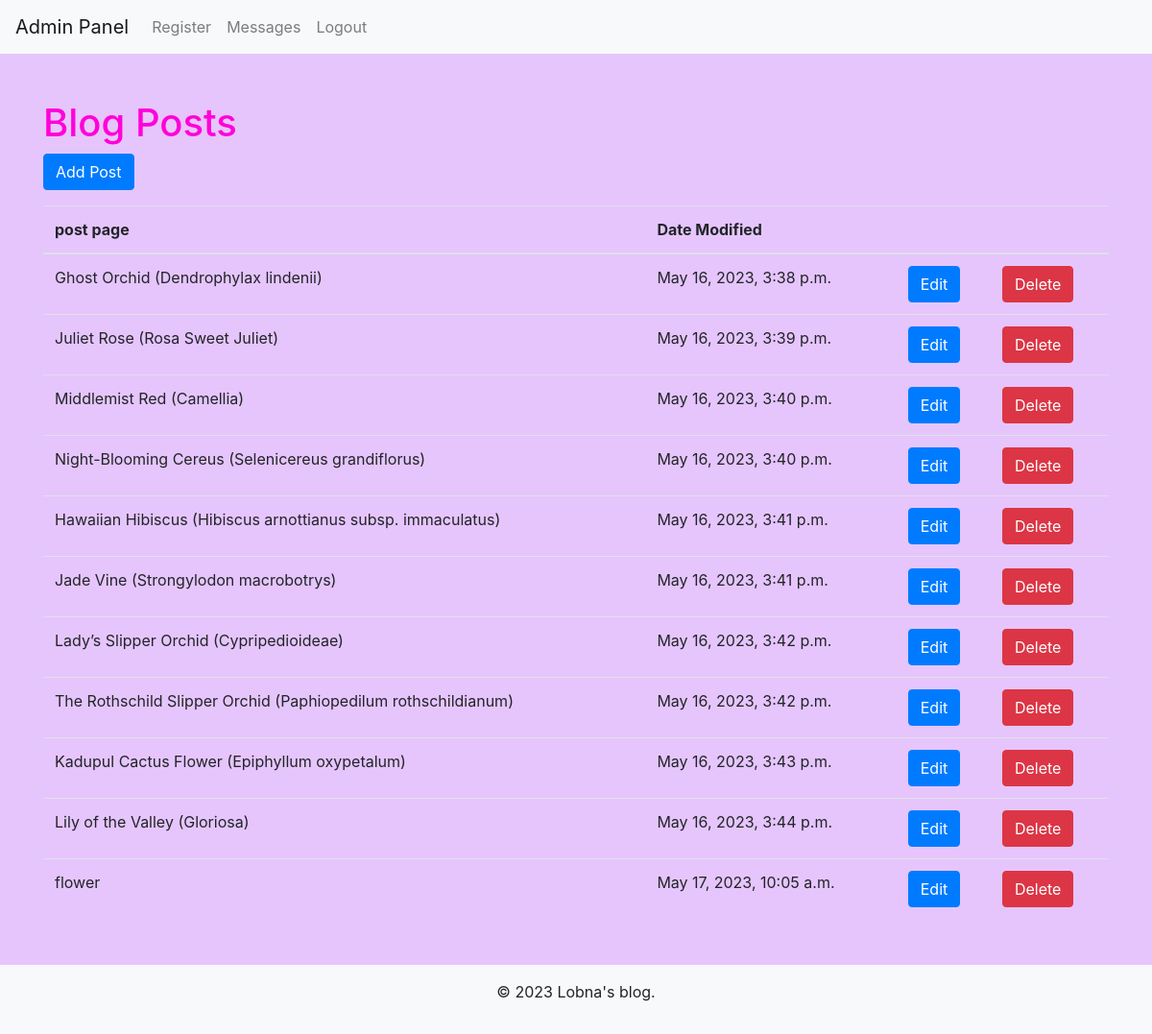
The page /panel/ (signed in) on the database its author committed.
### myPanel/models.py (models this page shows, shortened)
class BlogPost(models.Model):
    title = models.CharField(max_length=200)
    date_modified = models.DateTimeField(auto_now=True)
    content = models.TextField()

### myPanel/views.py (the view)
# urls.py: path("", views.showPosts),
@login_required(login_url="/panel/login/")
def showPosts(request):
    posts = BlogPost.objects.all()
    return render(request, 'posts.html', {'posts': posts})

### template/posts.html (shortened to what this page needs)
<!DOCTYPE html>
<html lang="en">
<head>
    <link rel="stylesheet" href="https://stackpath.bootstrapcdn.com/bootstrap/4.5.0/css/bootstrap.min.css">
</head>
<body style=background-color:rgb(230,197,252)>
<nav class="navbar navbar-expand-lg navbar-light bg-light">
    <a class="navbar-brand" href="{% url 'posts' %}">Admin Panel</a>
    <div class="collapse navbar-collapse" id="navbarNavAltMarkup">
        <div class="navbar-nav">
            <a href="{% url 'regist' %}" class="nav-item nav-link">Register</a>
            <a href="{% url 'message' %}" class="nav-item nav-link">Messages</a>
            <a href="{% url 'logout' %}" class="nav-item nav-link">Logout</a>
        </div>
    </div>
</nav>
<div class="container my-5">
    <h1 style="color: rgb(255, 0, 217);">Blog Posts</h1>
    <a href="{% url 'addpost' %}" class="btn btn-primary mb-3">Add Post</a>
    <table class="table">
        <thead>
        <tr>
            <th>post page</th>
            <th>Date Modified</th>
            <th></th>
            <th></th>
        </tr>
        </thead>
        <tbody>
        {% for post in posts %}
        <tr>
            <td>{{ post.title }}</td>
            <td>{{ post.date_modified }}</td>
            <td><a href="{% url 'updatepost' pk=post.pk %}" class="btn btn-primary">Edit</a></td>
            <td><a href="{% url 'deletepost' pk=post.pk %}" class="btn btn-danger">Delete</a></td>
        </tr>
        {% endfor %}
        </tbody>
    </table>
</div>
<footer class="bg-light text-center py-3">
    <p> &copy;
        {% now "Y" %} Lobna's blog.
    </p>
</footer>
</body>
</html>

### rows shown on the page
BlogPost: title "Ghost Orchid (Dendrophylax lindenii)", date_modified "May 16, 2023, 3:38 p.m."
BlogPost: title "Juliet Rose (Rosa Sweet Juliet)", date_modified "May 16, 2023, 3:39 p.m."
BlogPost: title "Middlemist Red (Camellia)", date_modified "May 16, 2023, 3:40 p.m."
BlogPost: title "Night-Blooming Cereus (Selenicereus grandiflorus)", date_modified "May 16, 2023, 3:40 p.m."
BlogPost: title "Hawaiian Hibiscus (Hibiscus arnottianus subsp. immaculatus)", date_modified "May 16, 2023, 3:41 p.m."
BlogPost: title "Jade Vine (Strongylodon macrobotrys)", date_modified "May 16, 2023, 3:41 p.m."
BlogPost: title "Lady’s Slipper Orchid (Cypripedioideae)", date_modified "May 16, 2023, 3:42 p.m."
BlogPost: title "The Rothschild Slipper Orchid (Paphiopedilum rothschildianum)", date_modified "May 16, 2023, 3:42 p.m."
BlogPost: title "Kadupul Cactus Flower (Epiphyllum oxypetalum)", date_modified "May 16, 2023, 3:43 p.m."
BlogPost: title "Lily of the Valley (Gloriosa)", date_modified "May 16, 2023, 3:44 p.m."
BlogPost: title "flower", date_modified "May 17, 2023, 10:05 a.m."
